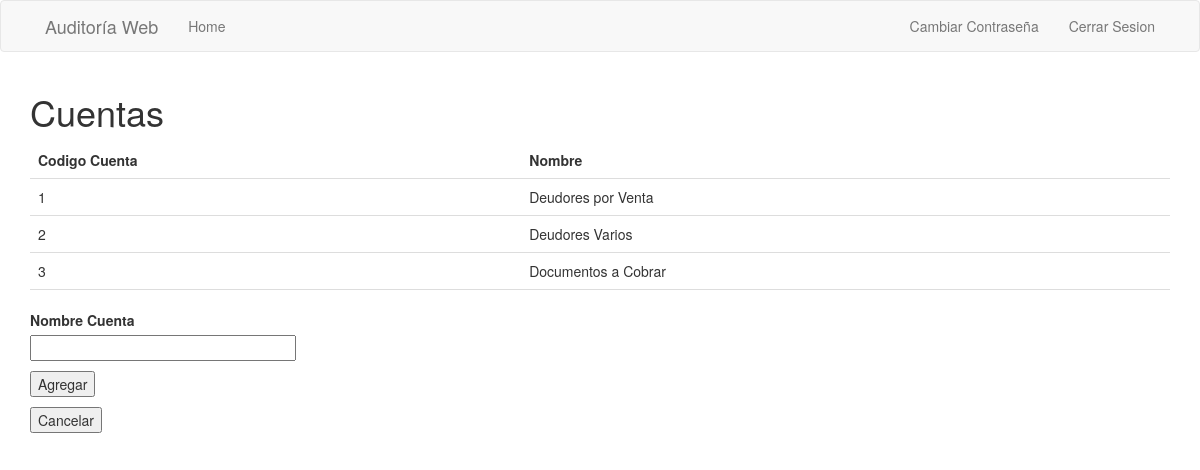
The app's page /accounts (signed in) with its own data.
### app/models.py (models this page shows, shortened)
class Account(UserMixin, db.Model):
    id = db.Column(db.Integer, primary_key=True)
    name_account = db.Column(db.String(128), index=True, unique=True)
    balance = db.relationship("Balance", backref="account", lazy="dynamic")

### app/routes.py (the view)
@app.route("/accounts", methods=["GET", "POST"])
@login_required
def accounts():
    form = AddAccountForm()
    accounts = Account.query.all()
    if form.validate_on_submit():
        account = Account(name_account=form.account_name.data)
        db.session.add(account)
        db.session.commit()
    if form.cancel.data:
        return render_template("admin_page.html")
    return render_template("accounts.html", form=form, accounts=accounts)

### app/forms.py
class AddAccountForm(FlaskForm):
    account_name = StringField(_l("Nombre Cuenta"), validators=[DataRequired()])
    submit = SubmitField(_l("Agregar"))
    cancel = SubmitField(_l("Cancelar"))

### app/models.py (called while the page is built)
@login.user_loader
def load_user(id):
    return User.query.get(int(id))

### app/templates/accounts.html (shortened to what this page needs)
{% extends "base.html" %}
{% block app_content %}
<head>
</head>
<h1>{{ _('Cuentas') }}</h1>
<table style="width:100%">
    <tr>
        <th>{{ _('Codigo Cuenta') }}</th>
        <th>{{ _('Nombre') }}</th>
    </tr>
    <tbody>
        {% for account in accounts %}
        <tr>
            <td title="{{ account.id }}">{{ account.id }}</td>
            <td title="{{ account.name_account }}">{{ account.name_account }}</td>
        </tr>
        {% endfor %}
    </tbody>
</table>
<br>
<form action="" method="POST" novalidate>
    <p>
        {{ form.account_name.label }}<br>
        {{ form.account_name(size=32) }}<br>
    </p>
    <p>{{ form.submit() }}</p>
    <p>{{ form.cancel() }}</p>
</form>
{% endblock %}

### app/templates/accounts.html (style rules this page uses)
table { border-collapse: collapse; width: 100%; }
th, td { padding: 8px; text-align: left; border-bottom: 1px solid #ddd; }

### records on screen
Account: id "1", name_account "Deudores por Venta"
Account: id "2", name_account "Deudores Varios"
Account: id "3", name_account "Documentos a Cobrar"
